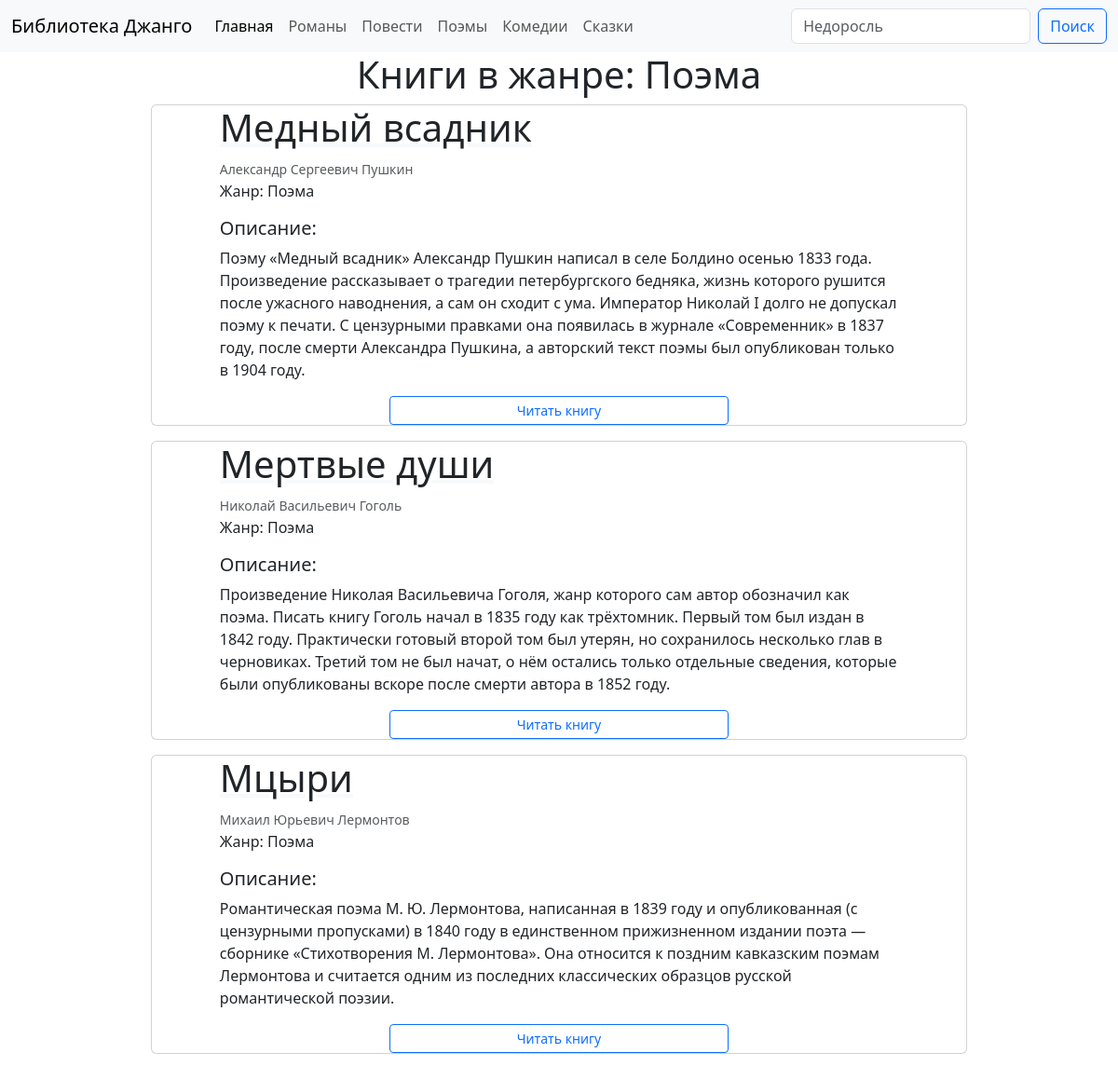
/genre/poema/, run on the app's committed database.
### library_app/models.py (models this page shows, shortened)
class Book(models.Model):
    book_title = models.CharField(max_length=250, verbose_name='Название')
    author = models.CharField(max_length=250, verbose_name='Автор')
    slug = models.SlugField(unique=True, verbose_name='URL')
    description = models.TextField(verbose_name='Описание')
    link = models.URLField(verbose_name='Ссылка')
    genre = models.ForeignKey('Genre', on_delete=models.CASCADE, related_name='books', verbose_name='Жанр')
    class Meta:
        verbose_name = 'Книга'
        verbose_name_plural = 'Книги'
        ordering = ['book_title']

class Genre(models.Model):
    genre_title = models.CharField(max_length=250, verbose_name='Категория')
    slug = models.SlugField(unique=True, verbose_name='URL')
    class Meta:
        verbose_name = 'Жанр'
        verbose_name_plural = 'Жанры'
        ordering = ['genre_title']
    def __str__(self):
        return self.genre_title

### library_app/views.py (the view)
# urls.py: path('genre/<slug:slug>/', views.GenreDetail.as_view(), name='genre'),
class GenreDetail(ListView):
    template_name = 'library_app/index.html'
    context_object_name = 'books'
    paginate_by = 5
    def get_queryset(self):
        return Book.objects.filter(genre__slug=self.kwargs['slug'])
    def get_context_data(self, *, object_list=None, **kwargs):
        context = super().get_context_data()
        context['title'] = 'Книги в жанре: ' + str(self.get_queryset()[0].genre)
        return context

### library_app/templates/library_app/index.html (shortened to what this page needs)
{% extends 'library_app/base.html' %}
{% block content %}
    {% if books %}
        <h1 class="text-center">{{ title }}</h1>
        {% for book in books %}
            <div class="container w-75">
                <div class="card mb-3">
                    <div class="col-sm-10 mx-auto ">
                        <h1><a href="{{ book.link }}" class="link-dark link-underline-light">{{ book.book_title }}</a>
                        </h1>
                        <p><small class="text-body-secondary">{{ book.author }}</small><br>
                            Жанр: {{ book.genre }} </p>
                        <h5>Описание:</h5>
                        <p class="card-text">{{ book.description }}</p>
                        <div class="d-grid gap-2 col-6 mx-auto">
                            <a href="{{ book.link }}" class="btn btn-sm btn-outline-primary" target="_blank">Читать
                                книгу</a>
                        </div>
                    </div>
                </div>
            </div>
        {% endfor %}
    {% else %}
        <h1>Книг не найдено</h1>
    {% endif %}
    <br>
{% endblock %}

### data on the page
Book: book_title "Медный всадник", author "Александр Сергеевич Пушкин", genre "Поэма", description "Поэму «Медный всадник» Александр Пушкин написал в селе Болдино осенью 1833 года. Произведение рассказывает о трагедии петербургского бедняка, жизнь которого рушится после ужасного наводнения, а сам он сходит с ума. Император Николай I долго не допускал поэму к печати. С цензурными правками она появилась в журнале «Современник» в 1837 году, после смерти Александра Пушкина, а авторский текст поэмы был опубликован только в 1904 году."
Book: book_title "Мертвые души", author "Николай Васильевич Гоголь", genre "Поэма", description "Произведение Николая Васильевича Гоголя, жанр которого сам автор обозначил как поэма. Писать книгу Гоголь начал в 1835 году как трёхтомник. Первый том был издан в 1842 году. Практически готовый второй том был утерян, но сохранилось несколько глав в черновиках. Третий том не был начат, о нём остались только отдельные сведения, которые были опубликованы вскоре после смерти автора в 1852 году."
Book: book_title "Мцыри", author "Михаил Юрьевич Лермонтов", genre "Поэма", description "Романтическая поэма М. Ю. Лермонтова, написанная в 1839 году и опубликованная (с цензурными пропусками) в 1840 году в единственном прижизненном издании поэта — сборнике «Стихотворения М. Лермонтова». Она относится к поздним кавказским поэмам Лермонтова и считается одним из последних классических образцов русской романтической поэзии."

### other printed values
{{ title }} "Книги в жанре: Поэма"
